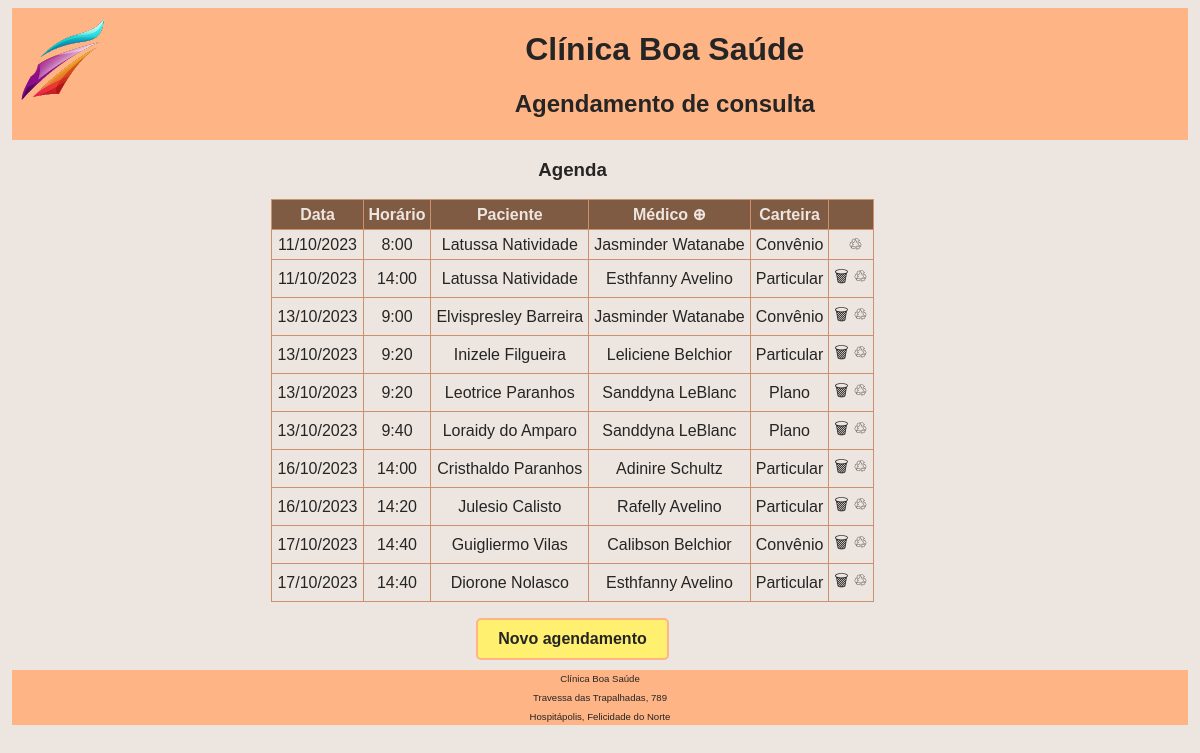
The page /aula0910/index.php on the database its author committed.
### tables this page shows
create table if not exists consulta (
	id_consulta int(6) auto_increment not null primary key,
	data datetime not null,
	id_pac int(4) not null,
	crm char(6) not null,
	carteira varchar(12) not null,
	foreign key (crm) references medico(crm),
	foreign key (id_pac) references paciente(id_pac),
	unique key (data, crm));

### aula0910/index.php (the view, shortened to what this page needs)
<?php
$SERVIDOR = "localhost";
$USUARIO = "root";
$SENHA = "";
$BASE = "boasaude";
?>
<!DOCTYPE html>
<html>
	<head>
	</head>
	<body>
		<div id="cont">
			<div id="cab">
				<div id="logo">
					<img src="logo.png">
				</div>
				<div id="topo">
					<h1>Clínica Boa Saúde</h1>
					<h2>Agendamento de consulta</h2>
				</div>
			</div>
			<div id="area">
				<h3>Agenda</h3>
				<table>
					<tr><th>Data</th><th>Horário</th><th>Paciente</th>
						<th>Médico <a href="controle.php?op=newM" title="Novo médico">&oplus;</a></th>
						<th>Carteira</th><th></th></tr>
<?php
$con = mysqli_connect($SERVIDOR, $USUARIO, $SENHA, $BASE);
$dados = mysqli_query($con, "select * from vProxConsultas");
while ($linha = mysqli_fetch_assoc($dados)) {
	$id = $linha["id_consulta"];
	$dia = $linha["data_c"];
	$hora = $linha["hora"];
	$pac = $linha["paciente"];
	$med = $linha["medico"];
	$cart = $linha["carteira"];
	$cancela = $linha["dif"] > 48 ? "<a href=\"controle.php?op=canc&id=$id\">&#x1F5D1;</a>" : "&nbsp;" ;
 echo "<tr><td>$dia</td><td>$hora</td><td>$pac</td><td>$med</td><td>$cart</td>" .
  "<td>$cancela <a href=\"controle.php?op=alt&id=$id\">&#9842;</a></td></tr>";
}
?>
				</table>
				<p id="bot">
					<a href="controle.php?op=nova" class="botao">Novo agendamento</a>
				</p>
			</div>
			<div id="rodape">
				<p>Clínica Boa Saúde</p>
				<p>Travessa das Trapalhadas, 789</p>
				<p>Hospitápolis, Felicidade do Norte</p>
			</div>
		</div>
	</body>
</html>

### aula0910/index.php (style rules this page uses)
* { font-family: Verdana, sans-serif; background-color: #EDE5DF; color: #252525; }
div { margin: 2px; }
h1, h2 { text-align: center; background-color: #FFB486; }
img { background-color: #FFB486; }
table { border-collapse: collapse; margin: auto; }
th { background-color: #805B44; color: #EDE5DF; }
a { text-decoration: none; }
th a { background-color: #805B44; color: #EDE5DF; }
th, td { padding: 5px; }
table, th, td { border: 1px solid #CC916C; }
#cab { clear: both; display: flex; background-color: #FFB486; }
#logo { width: 20%; float: left; }
#topo { width: 70%; float: left; }
#logo, #topo { height: 90%; background-color: #FFB486; }
#area { text-align: center; width: 95%; }
#bot { margin-bottom: 10px; }
#rodape { text-align: center; font-size: 60%; background-color: #FFB486; }
#rodape p { background-color: #FFB486; padding: 3px; margin: 2px; }
.botao { display: inline-block; padding: 10px 20px; font-size: 16px; font-weight: bold; text-align: center; background-color: #FFF06F; color: #252525; border-radius: 5px; border: 2px solid #FFB486; }

### rows shown on the page
consulta: dia "11/10/2023", hora "8:00", pac "Latussa Natividade", med "Jasminder Watanabe", carteira "Convênio"
consulta: dia "11/10/2023", hora "14:00", pac "Latussa Natividade", med "Esthfanny Avelino", carteira "Particular"
consulta: dia "13/10/2023", hora "9:00", pac "Elvispresley Barreira", med "Jasminder Watanabe", carteira "Convênio"
consulta: dia "13/10/2023", hora "9:20", pac "Inizele Filgueira", med "Leliciene Belchior", carteira "Particular"
consulta: dia "13/10/2023", hora "9:20", pac "Leotrice Paranhos", med "Sanddyna LeBlanc", carteira "Plano"
consulta: dia "13/10/2023", hora "9:40", pac "Loraidy do Amparo", med "Sanddyna LeBlanc", carteira "Plano"
consulta: dia "16/10/2023", hora "14:00", pac "Cristhaldo Paranhos", med "Adinire Schultz", carteira "Particular"
consulta: dia "16/10/2023", hora "14:20", pac "Julesio Calisto", med "Rafelly Avelino", carteira "Particular"
consulta: dia "17/10/2023", hora "14:40", pac "Guigliermo Vilas", med "Calibson Belchior", carteira "Convênio"
consulta: dia "17/10/2023", hora "14:40", pac "Diorone Nolasco", med "Esthfanny Avelino", carteira "Particular"
